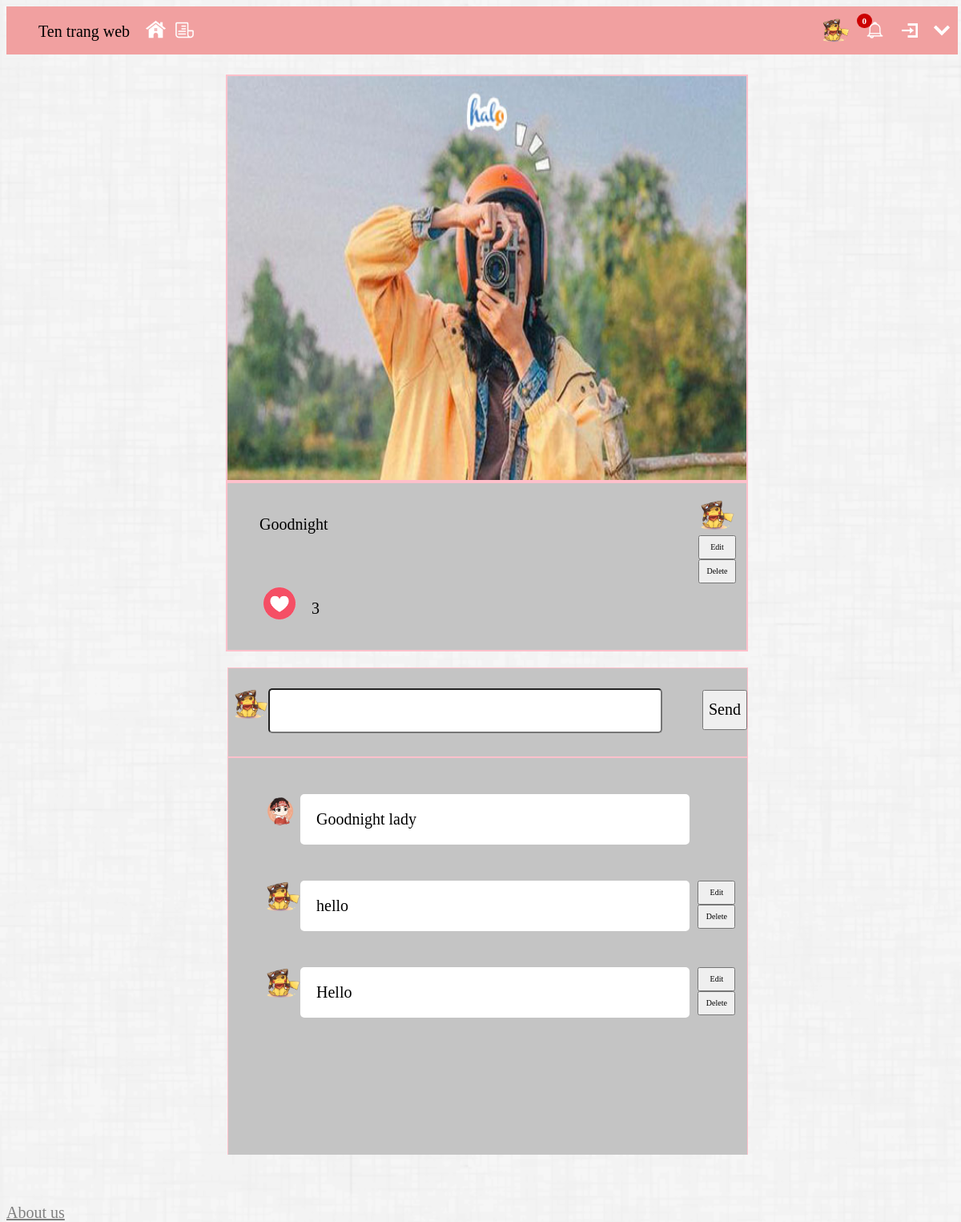
Page /Code/Featured_photo.php?id=3 (signed in) on the committed database.
### tables this page shows
CREATE TABLE `avatar` (
  `id` int(11) NOT NULL,
  `id_user` varchar(50) NOT NULL,
  `link` varchar(4000) NOT NULL
);

CREATE TABLE `picture` (
  `id` int(11) NOT NULL,
  `id_post` int(11) NOT NULL,
  `id_user` varchar(50) NOT NULL,
  `link` varchar(4000) NOT NULL
);

CREATE TABLE `post` (
  `id` int(11) NOT NULL,
  `id_user` varchar(50) NOT NULL,
  `caption` varchar(4000) NOT NULL,
  `vote` int(11) NOT NULL,
  `publish_time` datetime DEFAULT NULL
);

CREATE TABLE `comment` (
  `id` int(11) NOT NULL,
  `id_user` varchar(50) NOT NULL,
  `id_post` int(11) NOT NULL,
  `content` varchar(4000) NOT NULL,
  `publish` datetime DEFAULT NULL
);

### Code/Featured_photo.php (the view, shortened to what this page needs)
<!doctype html>
<?php
$conn = mysqli_connect("localhost", "root","", "picture_social");
?>
<html>
    <head>
        <link rel="stylesheet" type ="text/css" href="header_footer.css">
        <link rel="stylesheet" type="text/css" href="featured_photo.css">
    </head>
    <body>
        <?php
            if(isset($_GET["id"])){
                $id_post = $_GET["id"];
            }
            $sql = "select * from post where id = ".$id_post;
            $result = mysqli_query($conn, $sql, null);
            $row = mysqli_fetch_assoc($result);
            $sql = "select * from picture where id_post = ".$id_post;
            $result = mysqli_query($conn, $sql, null);
            $row_1 = mysqli_fetch_assoc($result);
            $username = $row["id_user"];
            $sql = "select * from avatar where id_user = '".$username."'";
            $result = mysqli_query($conn, $sql, null);
            $row_3 = mysqli_fetch_assoc($result);
            if(isset($_POST['edit'])){
                $content = $_POST['content'];
                $idc = $_POST['idcmt'];
            }
            else{
                $content = "";
            }
            if(isset($_POST['editP'])){
                $caption = $_POST['content'];
            }
            else{
                $caption = "";
            }
                ?>
        <div class="header">
            <div class="header_1">
                <ul style="list-style-type: none">
                    <li>
                        <p style="display: inline;" class="tenweb">Ten trang web</p>
                    </li>
                    <li>
                        <a class="home" href="Home.php">
                            <img src="../Picture/home.png" class="icon_h">
                        </a>
                    </li>
                    <li>
                        <a class="feed" href="Feed.php">
                            <img src="../Picture/feed.png" class="icon_h">
                        </a>
                    </li>
                </ul>
            </div>
            <div class="header_2" id="header_2">
                <ul style="list-style-type: none" id="r_link">
                    <?php
                    if(isset($_SESSION['username'])){
                        $user = $_SESSION['username'];
                        $sql = "select * from avatar where id_user = '$user'";
                        $result = mysqli_query($conn, $sql, null);
                        $rows = mysqli_fetch_assoc($result);
                        ?>
                    <li>
                        <a class="user" href="user.php">
                            <img src="<?php echo $rows['link']?>" class="icon_h">
                        </a>
                    </li>
                        <?php
                    }
                    ?>
                    <li id="notification_li">
                        <span id="notification_count">0</span>
                        <div class="bell" id="notificationLink" onclick="Notification()">
                            <img src="../Picture/bell.png" class="icon_h" id="icon_h">
                        </div>
                    </li>
                    <li>
                        <a class="login" href="login.php">
                            <img src="../Picture/login.png" class="icon_h">
                        </a>
                    </li>
                    <li>
                        <a class="register" href="signup.php">
                            <img src="../Picture/register.png" class="icon_h">
                        </a>
                    </li>
                </ul>
            </div>
        </div>
        <div class="main">
                <div id="picture" class="picture">
                    <?php
                        echo "<img id=\"picture_1\" class = \"picture_1\" src = ".$row_1["link"].">";
                    ?>
                </div>
                 <div class="content">
                    <div class="caption_1">
                        <ul style="list-style-type: none">
                            <li style="display: flex;">
                                <div id="cap_1" class="cap_1">
                                    <?php
                                        echo "<p>".$row["caption"]."</p>";
                                    ?>
                                </div>
                                <div id="cap_2" class="cap_2">
                                    <?php
                                    if(isset($_SESSION['username'])){
                                        if($row_3['id_user'] != $_SESSION['username']){
                                            $ur = $row_3['id_user'];
                                            echo "<a class=\"user_1\" href=\"user_1.php?user=$ur\"><img class =\"ava ava_user\" id=\"ava_user\" src=".$row_3["link"]."></a>";
                                        }
                                        else{
                                            echo "<a class=\"user_1\" href=\"user.php?\"><img class =\"ava ava_user\" id=\"ava_user\" src=".$row_3["link"]."></a>";
                                            if($content == ""){
                                            ?>
                                    <form class="edit" method="post" action="Featured_photo.php?id=<?php echo $id_post;?>">
                                                    <input type="submit" value="Edit" name="editP">
                                                </form>
                                                <form class="edit" method="post" action="Featured_photo.php?id=<?php echo $id_post;?>">
                                                    <input type="submit" value="Delete" name="deleteP">
                                                </form>
                                            <?php
                                        }
                                        }
                                    }
                                    else{
                                        echo "<a class=\"user_1\" href=\"#\"><img class =\"ava ava_user\" id=\"ava_user\" src=".$row_3["link"]."></a>";
                                    }
                                    ?>
                                </div>
                            </li>
                            <li style="display: flex">
                                <div id="cap_3" class="cap_3" style="display: flex;">
                                    <a id="vote" class="vote" href="vote.php?id=<?php echo $id_post;?>&s=1"><img id="vote_1" class="vote_1" src="../Picture/vote.png"></a>
                                    <?php
                                        echo "<p id=\"count_vote\" class = \"count_vote\">".$row["vote"]."</p>";
                                    ?>
                                </div>
                            </li>
                        </ul>
                    </div>
                    <div id="comment" class="comment">
                        <?php
                        if(isset($_SESSION['username'])){
                            $conn = mysqli_connect("localhost", "root","", "picture_social");
                            $sql = "select * from avatar where id_user ='".$_SESSION['username']."'";
                            $result = mysqli_query($conn, $sql, null);
                            $u1 = mysqli_fetch_assoc($result);
                            if($caption != ""){
                                ?>
                        <div id="my_cmt" class="my_cmt">
                                <a href="user.php" class="my_profile">
                                    <?php echo "<img class = \"ava\" src =\"".$u1["link"]."\">"; ?>
                                </a>
                                <form method="post" action="ValidCmt.php?id=<?php echo $id_post; ?>&p=1" style="display:flex; width:100%;">
                                    <input id="my_cmt_1" class="my_cmt_1" type="text" name="comment" value="<?php echo $caption; ?>">
                                    <button id="my_submit" class="my_submit"   onclick="">Send</button>
                                </form>
                        </div>
                        <div id="all_cmt" class="all_cmt">
                        </div>
                                <?php
                            }
                            else{
                            if($content != ""){
                                ?>
                            <div id="my_cmt" class="my_cmt">
                                <a href="user.php" class="my_profile">
                                    <?php echo "<img class = \"ava\" src =\"".$u1["link"]."\">"; ?>
                                </a>
                                <form method="post" action="ValidCmt.php?id=<?php echo $id_post; ?>&s=1&idc=<?php echo $idc;?>" style="display:flex; width:100%;">
                                    <input id="my_cmt_1" class="my_cmt_1" type="text" name="comment" value="<?php echo $content; ?>">
                                    <button id="my_submit" class="my_submit"   onclick="">Send</button>
                                </form>
                            </div>
                            <div id="all_cmt" class="all_cmt">
                            </div>
                                <?php
                            }
                            else{
                                ?>
                            <div id="my_cmt" class="my_cmt">
                                <a href="user.php" class="my_profile">
                                    <?php echo "<img class = \"ava\" src =\"".$u1["link"]."\">"; ?>
                                </a>
                                <form method="post" action="ValidCmt.php?id=<?php echo $id_post; ?>" style="display:flex; width:100%;">
                                    <input id="my_cmt_1" class="my_cmt_1" type="text" name="comment">
                                    <button id="my_submit" class="my_submit"   onclick="">Send</button>
                                </form>
                            </div>
                            <div id="all_cmt" class="all_cmt">
                            <ul id="a_cmt" class="a_cmt" style="list-style-type: none">
                                <?php
                                    $sql = "select * from comment where id_post = ".$id_post." order by publish desc";
                                    $result = mysqli_query($conn, $sql, null);
                                    while($row_4 = mysqli_fetch_assoc($result)){
                                        $sql_1 = "select * from avatar where id_user = '".$row_4["id_user"]."'";
                                        $result_1 = mysqli_query($conn, $sql_1, null);
                                        $row_5 = mysqli_fetch_assoc($result_1);
                                        echo "<li class=\"all_cmts\">";
                                        echo "<a class=\"proflie_user_1\" href=\"user_1.php?user=".$row_4['id_user']."\"><img class=\"ava\" src=".$row_5["link"]."></a>";
                                        echo "<div class=\"cmt_user\">";
                                        echo "<p>".$row_4["content"]."</p>";
                                        echo "</div>";
                                        if(isset($_SESSION['username'])){
                                            if($row_4['id_user'] == $_SESSION['username']){
                                                ?>
                                <div class="edit_delete">
                                                <form class="edit" method="post" action="Featured_photo.php?id=<?php echo $id_post;?>">
                                                    <input type="submit" value="Edit" name="edit">
                                                </form>
                                                <form class="edit" method="post" action="Featured_photo.php?id=<?php echo $id_post;?>">
                                                    <input type="submit" value="Delete" name="delete">
                                                </form>
                                </div>
                                                <?php
                                            }
                                        }
                                        echo "</li>";
                                    }
                                ?>
                            </ul>
                        </div>
                            <?php
                        }
                        }
                        }
                        ?>
                    </div>
                </div>
            </div>
        <div class="footer">
            <a href="#" id="aboutus" style="color: gray">About us</a>
        </div>
    </body>
</html>

### Code/header_footer.css (style rules this page uses)
* { font-family: aria; font-size: 20px; color: black; }
body { background-image: url(../Picture/furley_bg.png); background-size: cover; }
.icon_h { width: 20px; margin-left: 5px; }
.header { height: 60px; width: 99vw; background-color: #F1A0A0; position: relative; top: 0px; display: flex; }
.header ul { display: flex; }
.home, .feed, .bell, .login, .register, .user { background: none; border: 0px; }
.register { position: absolute; right: 10px; }
.login { position: absolute; right: 50px; }
.bell { position: absolute; right: 90px; }
.user { position: absolute; right: 135px; }
.home img { width: 55px; position: relative; top: -19px; }
.feed img { width: 27px; position: relative; top: -4px; left: -10px; }
.bell img { width: 27.4px; position: relative; top: -4px; }
.register img { margin-left: 10px; }
.user img { width: 40px; position: relative; top: -6px; }
.footer { width: 100%; font-size: 15px; position: absolute; bottom: 0px; }
#notification_count { padding: 3px 7px 3px 7px; background: #cc0000; color: #ffffff; font-weight: bold; margin-left: 77px; border-radius: 9px; -moz-border-radius: 9px; -webkit-border-radius: 9px; position: absolute; right: 107px; margin-top: -11px; font-size: 11px; }

### Code/featured_photo.css (style rules this page uses)
.main { overflow: auto; height: 90vh; display: flex; flex-direction: column; width: 100vw; }
.picture { margin-left: auto; margin-right: auto; width: 90vw; display: flex; margin-top: 25px; }
.content { margin-left: auto; margin-right: auto; width: 90vw; display: flex; flex-direction: column; }
.picture_1 { width: 60%; height: 42vw; background-color: azure; border: 2.5px solid pink; margin-left: auto; margin-right: auto; }
.caption_1 { width: 60%; background-color: #c4c4c4; border: 2.5px solid pink; margin-left: auto; margin-right: auto; }
.cap_1 { width: 90%; margin-right: 10px; }
.cap_3 { width: 90%; }
.ava { width: 50px; }
.vote_1 { width: 50px; }
.count_vote { margin-left: 15px; }
.cmt, .ava_user { margin-right: 10px; }
#comment { display: flex; flex-direction: column; width: 60%; margin-left: auto; margin-right: auto; }
.my_cmt { width: 100%; height: 110px; background-color: #c4c4c4; display: flex; margin-top: 20px; border: 1px solid pink; }
.my_profile { margin-top: 25px; }
form { display: flex; flex-direction:row; width: 80%; }
.my_cmt_1 { margin-top: 25px; width: 100%; height: 50px; border-radius: 5px; }
.my_submit { height: 50px; margin-top: 27px; margin-left: 50px }
.all_cmt { border: 1px solid pink; width: 100%; height: 500px; background-color: #c4c4c4; overflow: auto; }
.all_cmts { display: flex; flex-direction: row; }
.cmt_user { width: 80%; background-color: white; border-radius: 5px; }
.cmt_user p { margin-left: 20px; }
.a_cmt li { margin-top: 45px; }
p { word-wrap: break-word; }
.edit_delete { margin-left: 5px; }
.edit input { width: 60px; height: 30px; font-size: 10px; margin-left: 5px; }

### rows in the picture
avatar: link (picture)
picture: link (picture)
post: caption "Goodnight", vote "3"
comment: avatar.link (picture), content "Goodnight lady"
comment: avatar.link (picture), content "hello"
comment: avatar.link (picture), content "Hello"
